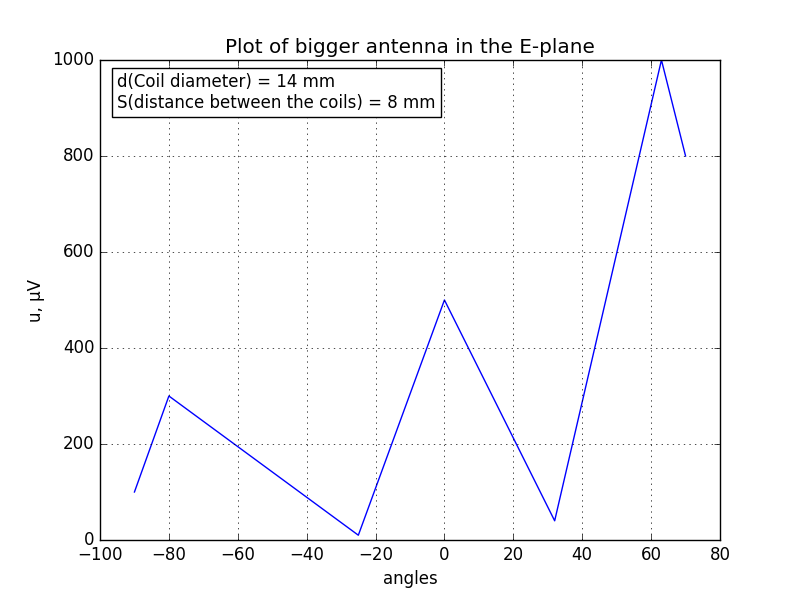

Write Python code to recreate this figure.
# Plot of bigger antenna in the E-plane
# Antenna parameters: 
# d(Coil diameter) = 14 mm, 
# S(distance between the coils) = 8 mm

import matplotlib.pyplot as plt
import numpy as np

angles = np.array([-90, -80, -25, 0, 32, 63, 70])
u = np.array     ([100, 300, 10, 500, 40, 1000, 800])

plt.plot(angles, u)
plt.title("Plot of bigger antenna in the E-plane")
plt.text(-95, 900, s="d(Coil diameter) = 14 mm \nS(distance between the coils) = 8 mm", bbox = {"boxstyle":"square", "facecolor":"w"})
plt.xlabel('angles')
plt.ylabel('u, µV')

plt.grid(True)
plt.savefig("big_ant_e.png")
plt.show()